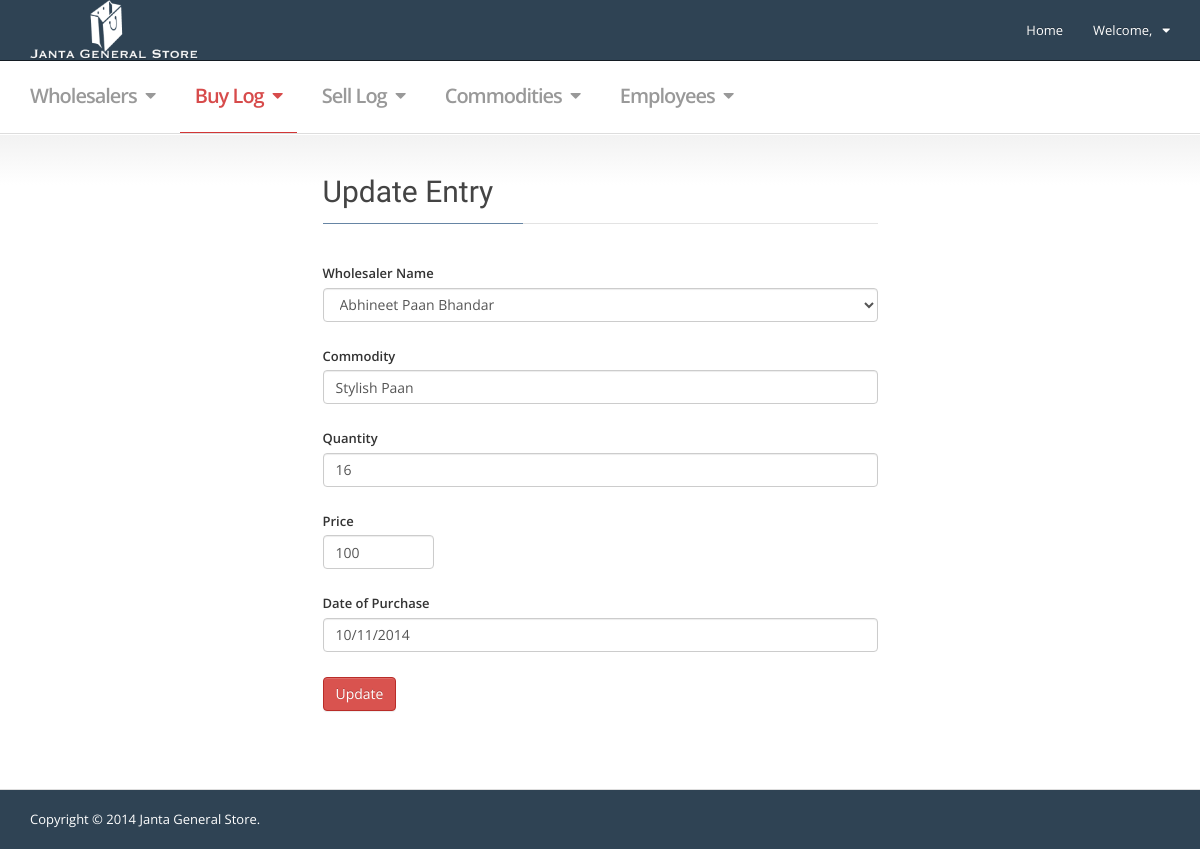
The app's page /buy_log_edit_entry.php?id=3 with its own data.
### tables this page shows
CREATE TABLE IF NOT EXISTS `buy_log` (
  `id` int(11) NOT NULL AUTO_INCREMENT,
  `wholesaler_id` int(11) NOT NULL,
  `date_of_purchase` varchar(15) NOT NULL,
  `commodity` varchar(30) NOT NULL,
  `price` varchar(15) NOT NULL,
  `quantity` int(11) NOT NULL,
  PRIMARY KEY (`id`)
);

CREATE TABLE IF NOT EXISTS `wholesalers` (
  `id` int(11) NOT NULL AUTO_INCREMENT,
  `name` varchar(30) NOT NULL,
  `transportation_cost` varchar(15) NOT NULL,
  PRIMARY KEY (`id`)
);

### buy_log_edit_entry.php (the view, shortened to what this page needs)
<!DOCTYPE html>
 <html lang="en" class="no-js">
<head>
  <link rel="stylesheet" href="./css/font-awesome.min.css">
  <link rel="stylesheet" href="./css/bootstrap.min.css">
  <link rel="stylesheet" href="./css/mvpready-admin.css">
  <link rel="stylesheet" href="./css/mvpready-flat.css">
</head>
<body class=" ">
<div id="wrapper">
  <?php
            include_once("navbar.php");
  ?>
  <div class="content">
    <div class="container">
      <div class="row">
        <div class="col-md-6 col-md-push-3 col-sm-8 col-sm-push-2 ">
          <div class="portlet">
            <h2 class="portlet-title">
              <u>Update Entry</u>
            </h2>
            <div class="portlet-body">
              <form action="./scripts/update_buy_log.php" method="get" data-validate="parsley" class="form parsley-form">
<?php
require 'scripts/config_sql.php';
$id = @$_GET['id'];
$data_row = $mysqli->query("SELECT * FROM buy_log WHERE id='$id' LIMIT 1")->fetch_assoc();
?>
                <div class="form-group">
                  <label for="wholesalerSelect">Wholesaler Name</label>
                  <select id="wholesalerSelect" name="wholesaler_id" class="form-control parsley-validated" data-required="true">
                    <?php
                      require 'scripts/config_sql.php';
                      $sql = $mysqli->query("SELECT * from wholesalers WHERE id>0");
                      while($row = $sql->fetch_assoc())
                      {
                        echo '<option value="'.$row['id'].'"';
                        if($row['id']==$data_row['wholesaler_id'])
                            echo ' selected';
                        echo '>'.$row['name'].'</option>';
                      }
                    ?>
                  </select>
                </div>
                <div class="form-group">
                  <label for="commodity">Commodity</label>
                  <input value="<?php echo $data_row['commodity'];?>" type="text" id="commodity" name="commodity" class="form-control parsley-validated" data-required="true">
                </div>
                <div class="form-group">
                  <label for="qty">Quantity</label>
                  <input value="<?php echo $data_row['quantity'];?>" type="number" id="qty" name="quantity" class="form-control parsley-validated" data-required="true">
                </div>
                <div class="form-group">
                  <label for="priceRs">Price</label>
                  <input value="<?php echo $data_row['price'];?>" type="number" id="price" name="price" step="0.01" class="form-control half-width parsley-validated" data-required="true">
                </div>
                <div class="form-group">
                  <label for="dop">Date of Purchase</label>
                  <input value="<?php echo $data_row['date_of_purchase'];?>" type="text" id="dop" name="date_of_purchase" class="form-control parsley-validated" data-required="true">
                </div>
                <div class="form-group">
                  <input type="submit" class="btn btn-danger" value="Update">
                </div>
              </form>
            </div>
          </div>
        </div>
      </div>
    </div>
  </div>
</div>
<footer class="footer">
  <div class="container">
    <p class="pull-left">Copyright &copy; 2014 Janta General Store.</p>
  </div>
</footer>
</body>
</html>

### css/mvpready-admin.css (style rules this page uses)
body { padding: 0; margin: 0; font-family: 'Open Sans', 'Trebuchet MS', arial, sans-serif; font-size: 13px; }
h1, h2, h3, h4, h5, h6, .h1, .h2, .h3, .h4, .h5, .h6 { margin-top: 0; margin-bottom: .75em; font-family: 'Oswald'; }
.btn-default, .btn-primary, .btn-success, .btn-info, .btn-warning, .btn-danger, .btn-secondary, .btn-tertiary, .btn-facebook, .btn-twitter { text-shadow: 0 -1px 0 rgba(0, 0, 0, 0.2); -webkit-box-shadow: inset 0 1px 0 rgba(255, 255, 255, 0.15), 0 1px 1px rgba(0, 0, 0, 0.075); box-shadow: inset 0 1px 0 rgba(255, 255, 255, 0.15), 0 1px 1px rgba(0, 0, 0, 0.075); }
.btn-danger { background-image: -webkit-linear-gradient(top, #d9534f 0%, #c12e2a 100%); background-image: linear-gradient(to bottom, #d9534f 0%, #c12e2a 100%); filter: progid:DXImageTransform.Microsoft.gradient(startColorstr='#ffd9534f', endColorstr='#ffc12e2a', GradientType=0); filter: progid:DXImageTransform.Microsoft.gradient(enabled = false); background-repeat: repeat-x; border-color: #b92c28; }
.form-group { margin-bottom: 25px; }
.form-group label { font-weight: 600; }
.portlet { padding: 0px; margin-bottom: 4em; }
.portlet-body { padding: 0; }
.form-group { position: relative; }
.content { position: relative; margin-bottom: 2em; }
.footer { color: #fff; line-height: 59px; background-color: #2f4354; border-top: 1px solid #ddd; }
.footer:before, .footer:after { content: " "; display: table; }
.footer:after { clear: both; }
.footer p { margin-bottom: 0; }
html, body { height: 100%; }
#wrapper { min-height: 100%; height: auto; margin: 0 auto -60px; padding: 0 0 60px; }
.footer { height: 60px; }
.portlet-title, .content-title { position: relative; display: block; margin-bottom: 1.35em; border-bottom: 1px solid #e3e3e3; }
.portlet-title u, .content-title u { display: inline-block; position: relative; top: 1px; padding-right: 1em; padding-bottom: 15px; color: #444; text-decoration: none; border-bottom: 1px solid #6685a4; }

### css/mvpready-flat.css (style rules this page uses)
.half-width { width: 20%; }
.btn { background-image: none; background-repeat: no-repeat; -ms-filter: none; filter: none; }

### records on screen
buy_log: wholesaler_id "Abhineet Paan Bhandar", commodity "Stylish Paan", quantity "16", price "100", date_of_purchase "10/11/2014"
